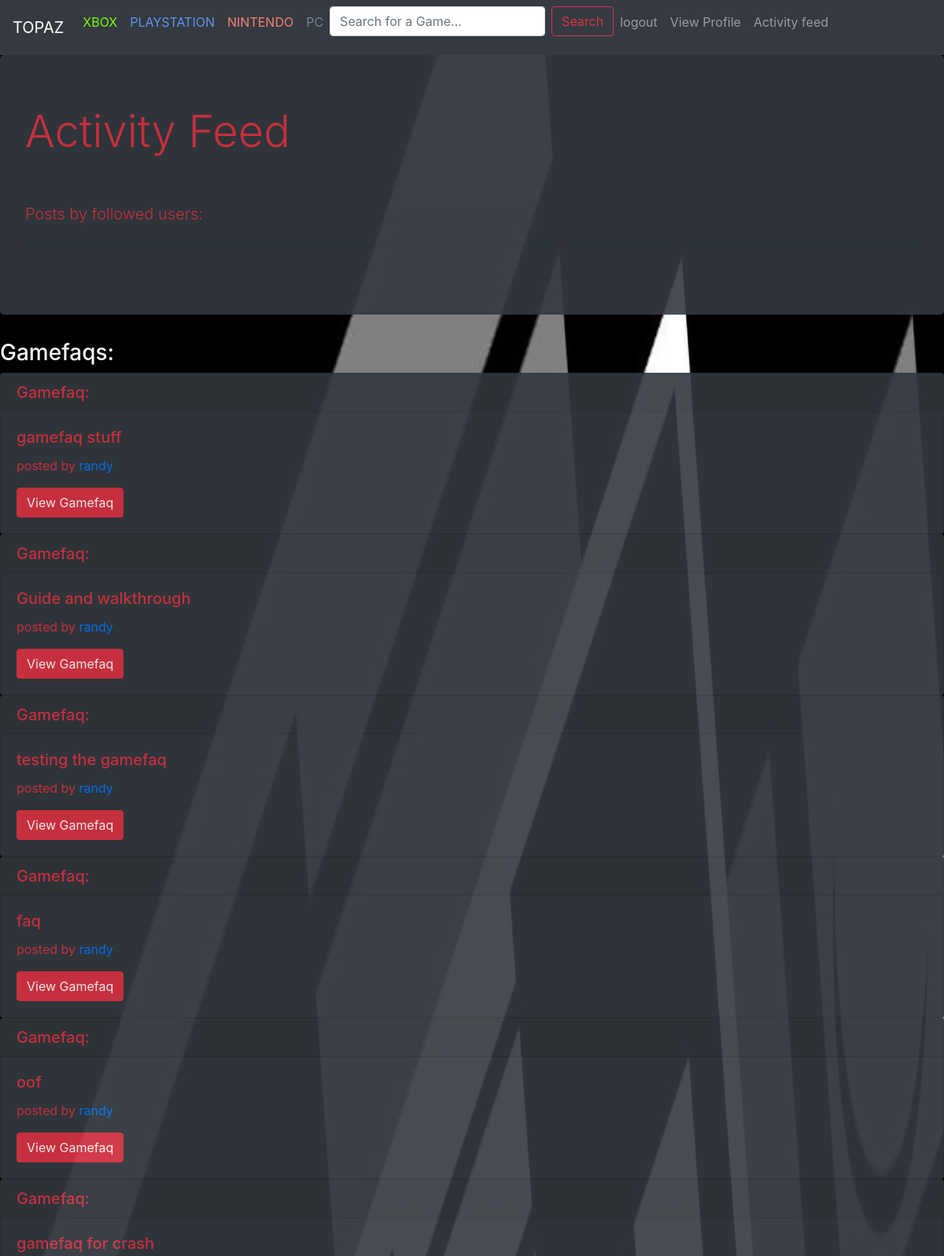
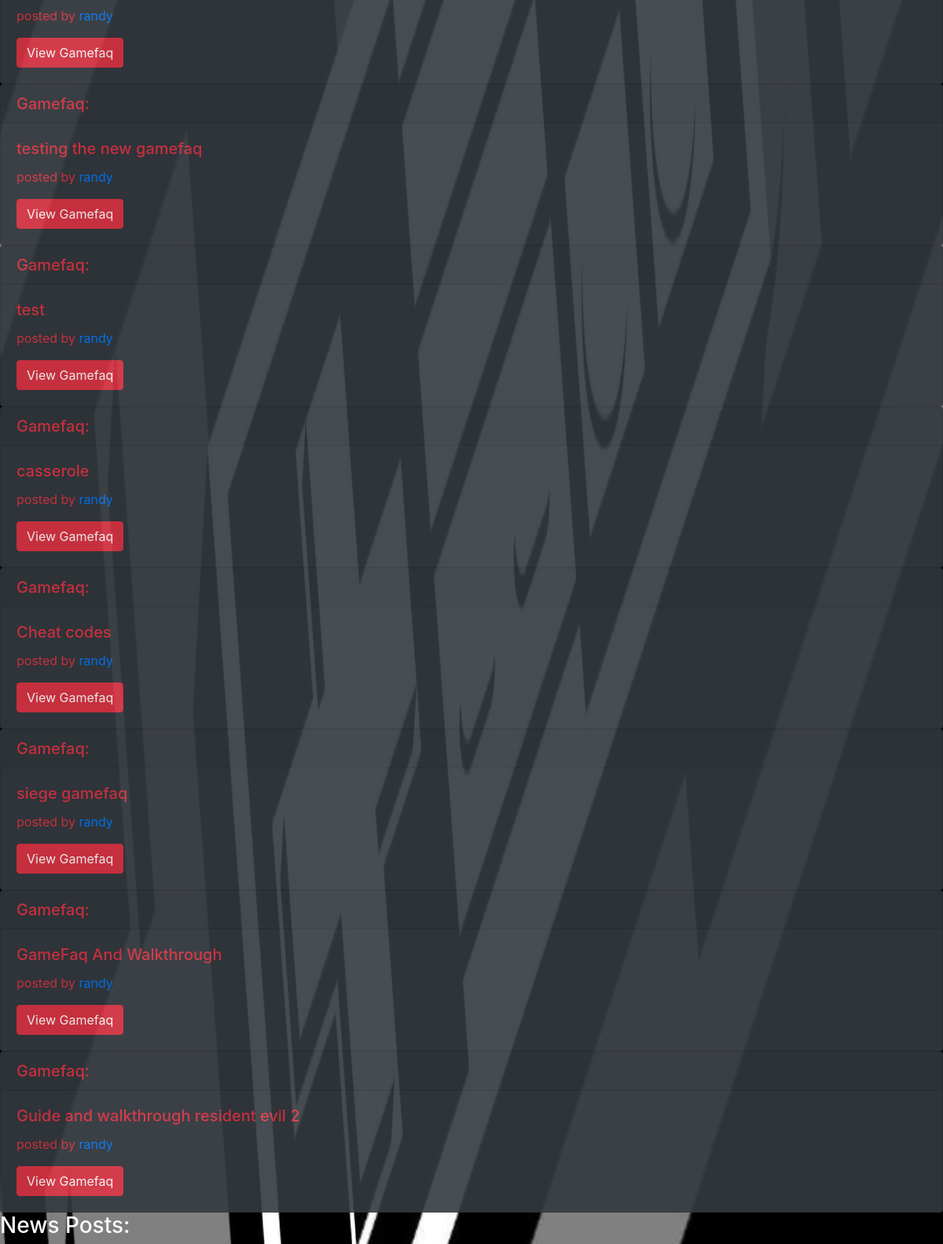
Page /activityfeed/ (signed in, upper part) on the committed database (2 pictures, top to bottom).
### gamefaq_app/models.py (models this page shows, shortened)
class GameFaq(models.Model):
    difficulties= [('EASY','EASY'),('INTERMEDIATE','INTERMEDIATE'),('HARD','HARD')]
    title = models.CharField(max_length=300)
    game = models.ForeignKey(Game,  on_delete=models.CASCADE, related_name="faq_game")
    body = models.TextField()
    difficulty = models.CharField(max_length=85, choices=difficulties)
    consoles = models.ForeignKey(Console,on_delete=models.CASCADE, blank=True, related_name="console_gamefaq", null=True)
    author = models.ForeignKey(GamefaqUser, on_delete=models.CASCADE, related_name="gamefaq_author")
    postdate = models.DateTimeField(default=timezone.now),
    ptype = models.CharField(max_length=25, choices=[('CHEATCODES', 'CHEATCODES'), ('GAMEFAQ', 'GAMEFAQ')], default='GAMEFAQ')
    upvotes = models.IntegerField(default=0)
    downvotes = models.IntegerField(default=0)

### user_faq/models.py (models this page shows, shortened)
class GamefaqUser(AbstractUser):
    displayname = models.CharField(max_length=80)
    bio = models.TextField(blank=True, null=True)
    preferred_systems = models.ManyToManyField(
        Console, symmetrical=False, blank=True)
    followers = models.ManyToManyField("self", symmetrical=False, blank=True)
    favorited_games = models.ManyToManyField(
        Game, symmetrical=False, related_name="user_fav")
    image = models.ImageField(upload_to="gallery", blank=True)

### gamefaq_app/views.py (the view)
# urls.py: path('activityfeed/', gamefaqviews.ActivityFeed.as_view(), name="activityfeed"),
class ActivityFeed(LoginRequiredMixin, TemplateView):
    def get(self, request):
        feedfaqs = []
        feednews = []
        i = 0
        n = 0
        q = 0
        faqs = GameFaq.objects.all().order_by("-id")
        for faq in faqs:
            if i < 20:
                followers = faq.author.followers.all()
                for follow in followers:
                    if request.user.username == follow.username:
                        feedfaqs.append(faq)
                        i += 1
        newsposts = Newspost.objects.all().order_by("-id")
        for post in newsposts:
            if n < 20:
                nfollowers = post.author.followers.all()
                for follow in nfollowers:
                    if request.user.username == follow.username:
                        feednews.append(post)
                        n += 1
        return render(request, "feed.html", {"faqs": feedfaqs, "news": feednews})

### templates/feed.html (shortened to what this page needs)
{% include "bootstrap.html" %}{% load static %}<link
  rel="stylesheet"
  href="{% static 'css/feed.css' %}"
  type="text/css"/>{% include "navbar.html" %}
<div class="jumbotron bg-dark text-danger">
  <h1 class="display-4">Activity Feed</h1>
  <br/>
  <br/>
  <p class="lead">Posts by followed users:</p>
  <hr class="my-4">
</div>
<h3 class="text-light">Gamefaqs:</h3>
{% if faqs %}
{% for faq in faqs %}
<div class="card bg-dark text-danger">
  <h5 class="card-header">Gamefaq:</h5>
  <div class="card-body">
    <h5 class="card-title">{{faq.title}}</h5>
    <p class="card-text">
      posted by  <a href="/user_profile_view/{{faq.author.id}}/">{{faq.author.username}}
    </p>
    <a href="/gamefaq/{{faq.id}}/" class="btn btn-danger">View Gamefaq</a>
  </div>
</div>
{% endfor %}
{% else %}
<div class="container bg-dark text-light">
<p>there are no posts yet!</p>
</div>
{% endif %}
<h3 class="text-light">News Posts:</h3>

### static/css/feed.css (style rules this page uses)
.card { opacity: 0.9; display: flex; }
.jumbotron { opacity: 0.9; }

### rows in the picture
GameFaq: title "gamefaq stuff", author.username "randy"
GameFaq: title "Guide and walkthrough", author.username "randy"
GameFaq: title "testing the gamefaq", author.username "randy"
GameFaq: title "faq", author.username "randy"
GameFaq: title "oof", author.username "randy"
GameFaq: title "gamefaq for crash", author.username "randy"
GameFaq: title "testing the new gamefaq", author.username "randy"
GameFaq: title "test", author.username "randy"
GameFaq: title "casserole", author.username "randy"
GameFaq: title "Cheat codes", author.username "randy"
GameFaq: title "siege gamefaq", author.username "randy"
GameFaq: title "GameFaq And Walkthrough", author.username "randy"
GameFaq: title "Guide and walkthrough resident evil 2", author.username "randy"
